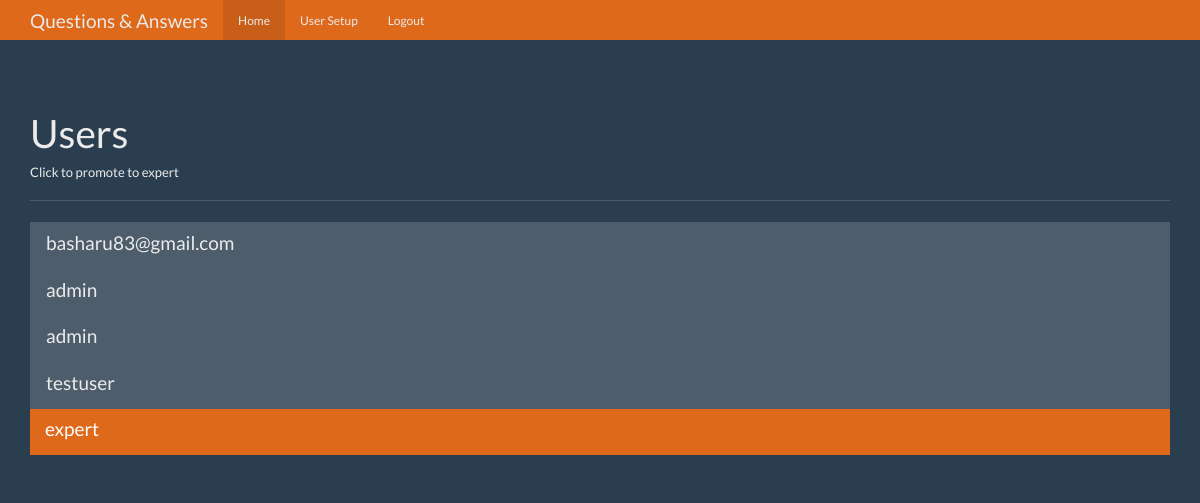
Page /users (signed in) on the committed database.
### tables this page shows
CREATE TABLE users (
id integer primary key autoincrement,
name  text not null,
password text not null,
expert bool not null,
admin bool not null
);

### app.py (the view)
@app.route("/users")
def users():
    user = get_current_user()
    if not user:
        return redirect(url_for("login"))
    if user["admin"] == 0:
        return redirect(url_for("index"))
    db = get_db()
    users_cur = db.execute("SELECT id,name,expert,admin FROM users")
    users_results = users_cur.fetchall()
    return render_template("users.html", user=user, users=users_results)

### app.py (called while the page is built)
def get_current_user():
    user_result = None
    if "user" in session:
        user = session["user"]
        db = get_db()
        user_cur = db.execute(
            "select id, name,password,admin,expert from users where name = ?", [user]
        )
        user_result = user_cur.fetchone()
        return user_result

### database.py (called while the page is built)
def connect_db():
    sql = sqlite3.connect("questions.db")
    sql.row_factory = sqlite3.Row
    return sql

def get_db():
    if not hasattr(g, "sqlite_db"):
        g.sqlite_db = connect_db()
    return g.sqlite_db

### templates/users.html (shortened to what this page needs)
{% from 'show_links.html' import show_links %}
<!DOCTYPE html>
<html lang="en">
  <head>
    <link href="{{ url_for('static', filename='bootstrap.min.css') }}" rel="stylesheet">
    <link href="{{ url_for('static', filename='theme.css') }}" rel="stylesheet">
  </head>
  <body>
    <nav class="navbar navbar-inverse navbar-fixed-top">
      <div class="container">
        <div class="navbar-header">
          <a class="navbar-brand" href="#">Questions & Answers</a>
        </div>
        <div id="navbar" class="navbar-collapse collapse">
          {{show_links(user)}}
        </div>
      </div>
    </nav>
    <div class="container theme-showcase" role="main">
      <div class="page-header">
        <h1>Users</h1>
        <h6>Click to promote to expert</h6>
      </div>
      <div class="row">
        <div class="col-lg-12">
          <div class="list-group">
            {% for user in users %}
               <a href="{{ url_for('promote',user_id=user['id'])}}" class="list-group-item
               {% if user['expert'] == 1 %}
               active
               {% endif %}
                " >
              <h4 class="list-group-item-heading">{{user['name']}}</h4>
            </a>
            {% endfor %}
          </div>
        </div>
      </div>
    </div>
  </body>
</html>

### static/theme.css (style rules this page uses)
body { padding-top: 70px; padding-bottom: 30px; }

### rows in the picture
users: name "basharu83@gmail.com"
users: name "admin"
users: name "admin"
users: name "testuser"
users: name "expert"
